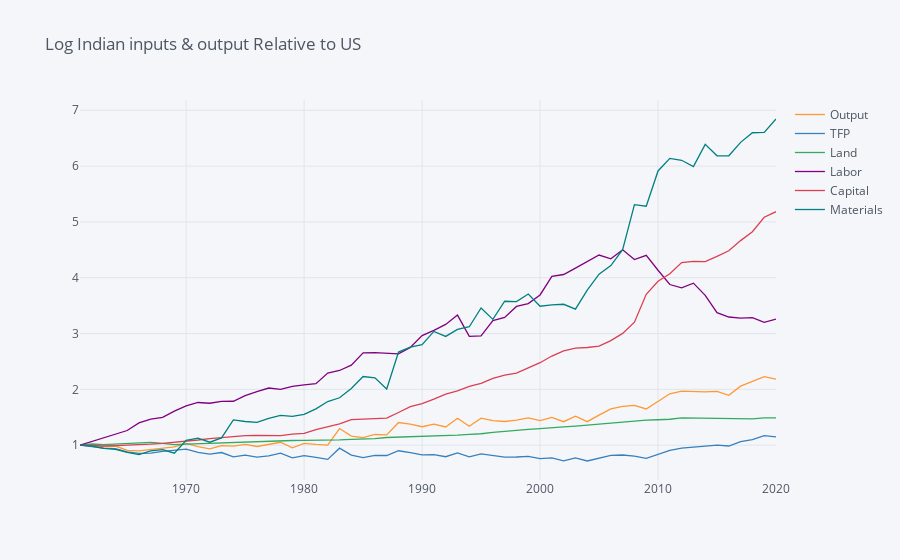

This figure's notebook cell:
### Markdown cell above
And now look at ratios of inputs & outputs in India to the same in the
US:

### Code cell
USA = df.xs('USA',level='WDI Code').dropna(how='any').droplevel(['Level','Country'])

IND = df.xs('IND',level='WDI Code').dropna(how='any').droplevel(['Level','Country'])

select = (IND/USA)
select = select/select.loc[1961,:]


select.iplot(title='Log Indian inputs & output Relative to US')
